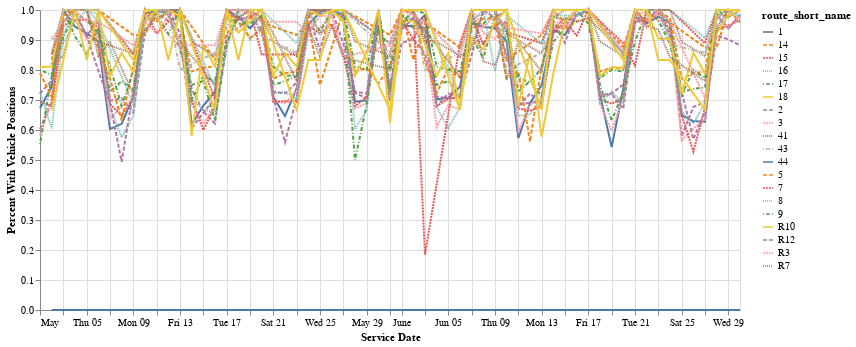

Notebook cell for this chart:
### Code cell
(alt.Chart(rt_sched_copy).mark_line().encode(
    x=alt.X('service_date', title=_dla_utils.labeling('service_date')),
    y=alt.Y('pct_w_vp', title=_dla_utils.labeling('Percent with Vehicle Positions')),
    color= "route_short_name",
    strokeDash="route_short_name")).properties(width=700)

### Figure 1 — Vega-Lite specification as saved in the notebook (floating-point values rounded to 4 significant figures; data arrays with more than 128 entries replaced by an {"elided": "..."} marker saying what was removed)
{"config": {"view": {"continuousWidth": 400, "continuousHeight": 300}}, "data": {"name": "data-0e5ad91fca2e1cf874c45417c393d276"}, "mark": "line", "encoding": {"color": {"field": "route_short_name", "type": "nominal"}, "strokeDash": {"field": "route_short_name", "type": "nominal"}, "x": {"field": "service_date", "title": "Service Date", "type": "temporal"}, "y": {"field": "pct_w_vp", "title": "Percent With Vehicle Positions", "type": "quantitative"}}, "width": 700, "$schema": "https://vega.github.io/schema/vega-lite/v4.17.0.json", "datasets": {"data-0e5ad91fca2e1cf874c45417c393d276": {"elided": "1002 records"}}}
